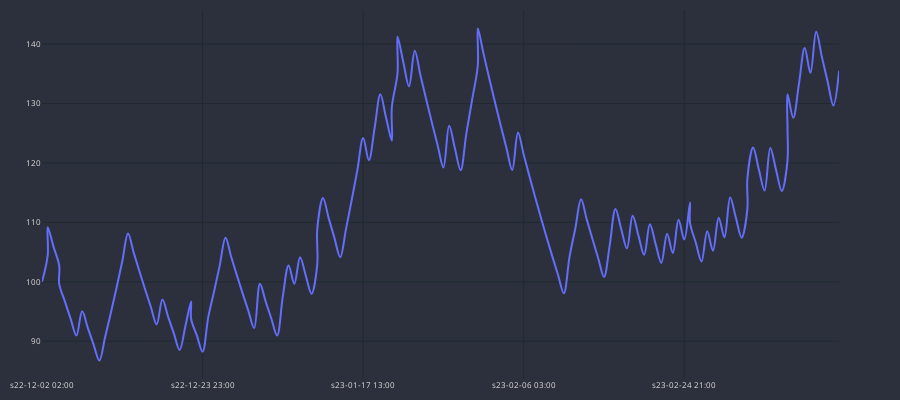

The notebook cell this image was saved under:
### Code cell
df_results['time'] = df_results['end_time']
cp = CandlePlot(df_results, candles=False)
cp.show_plot(line_traces=['balance'])

### Figure 1 — Plotly figure (JSON) as saved in the notebook; plotly's stock layout.template omitted (floating-point values rounded to 4 significant figures; data arrays with more than 128 entries replaced by an {"elided": "..."} marker saying what was removed)
{"data": [{"line": {"shape": "spline", "width": 2}, "name": "balance", "type": "scatter", "x": {"elided": "151 str values"}, "xaxis": "x", "y": {"elided": "151 float values"}, "yaxis": "y"}], "layout": {"font": {"color": "#e1e1e1", "size": 8}, "height": 400, "margin": {"b": 10, "l": 10, "r": 10, "t": 10}, "paper_bgcolor": "#2c303c", "plot_bgcolor": "#2c303c", "width": 900, "xaxis": {"anchor": "y", "domain": [0, 0.94], "gridcolor": "#1f292f", "nticks": 5, "rangeslider": {"visible": false}}, "yaxis": {"anchor": "x", "domain": [0, 1], "gridcolor": "#1f292f"}, "yaxis2": {"anchor": "x", "gridcolor": "#1f292f", "overlaying": "y", "side": "right"}}}
